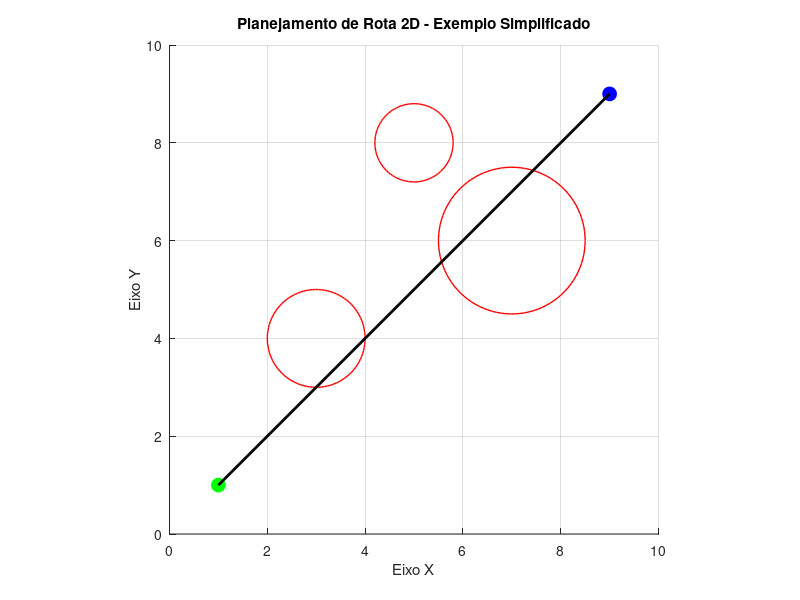

MATLAB code for this plot:
% NOME DO ARQUIVO: planejamento_rota_simplificado.m
% DESCRIÇÃO: Demonstração simples de um espaço de planejamento 2D com obstáculos, 
%            conectando um ponto inicial a um destino com uma linha reta.
% OBS: Não implementa algoritmos de navegação (ex: A*, DWA) para desvio de obstáculos.

clc;
clear;
close all;

% --- Definindo o espaço de planejamento ---
xLim = [0 10];      % Limite eixo X
yLim = [0 10];      % Limite eixo Y

figure('Name', 'Planejamento de Rota 2D', 'Position', [100, 100, 600, 600]);
hold on;
axis([xLim yLim]);
axis equal;
grid on;

% --- Definindo obstáculos ---
% Formato: [x_center y_center raio]
obstaculos = [3 4 1; 7 6 1.5; 5 8 0.8];  
for i = 1:size(obstaculos,1)
    viscircles(obstaculos(i,1:2), obstaculos(i,3), 'Color', 'r', 'LineWidth', 1);
end

% --- Ponto de início e destino ---
startPoint = [1, 1];
goalPoint = [9, 9];

plot(startPoint(1), startPoint(2), 'go', 'MarkerSize', 10, 'MarkerFaceColor', 'g'); % Início
plot(goalPoint(1), goalPoint(2), 'bo', 'MarkerSize', 10, 'MarkerFaceColor', 'b');   % Destino

% --- Trajeto planejado (linha direta) ---
pathX = [startPoint(1), goalPoint(1)];
pathY = [startPoint(2), goalPoint(2)];
plot(pathX, pathY, 'k-', 'LineWidth', 2);

% --- Configurações finais ---
title('Planejamento de Rota 2D - Exemplo Simplificado');
xlabel('Eixo X');
ylabel('Eixo Y');
hold off;